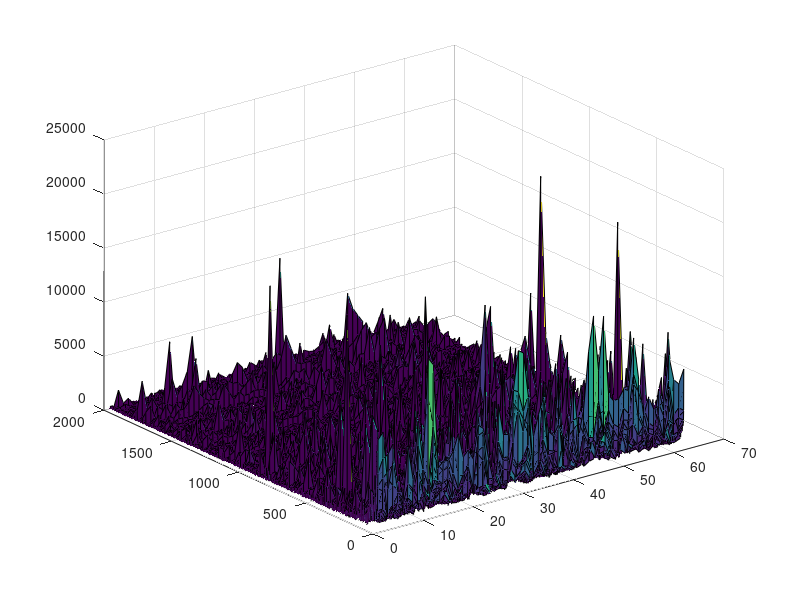

Recreate this plot in MATLAB. (Note: this script raises an error after producing the figure.)
clear
load('predata.mat')
figure(1);
surf(I2000)%%%plot it as a three-dimentional surface
[~, ~, ~,I2000] = Cluster(I2000'/1000,4);%%arrange by gene
figure(2);
surf(I2000')%%%plot it as a three-dimentional surface
[Ord, Num, BetaVal,I2000] = Cluster(I2000'/10,2);%%arrange by tissues
figure(3);
surf(I2000)%%%plot it as a three-dimentional surface
%%%%%%%%%%%%%%%%%%%%%%calculate the accuracy%%%%%%%%%%%%%%%%%%%%%%%
correct=0;
for i=1:size(tissues,2)
    if Ord(i)<=Num(2,1) && tissues(i)>0
        correct=correct+1;
    elseif Ord(i)>Num(2,1) && tissues(i)<0
        correct=correct+1;
    end
end
accuracy=correct/size(tissues,2);